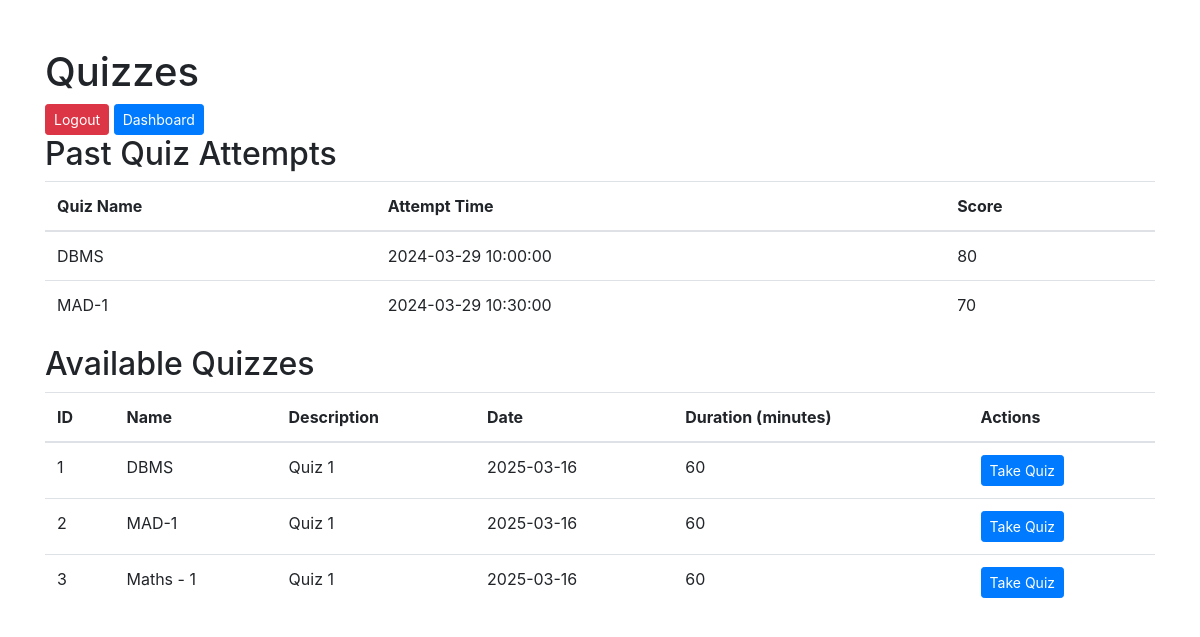
The page /user/quizzes (signed in) on the database as committed earlier.
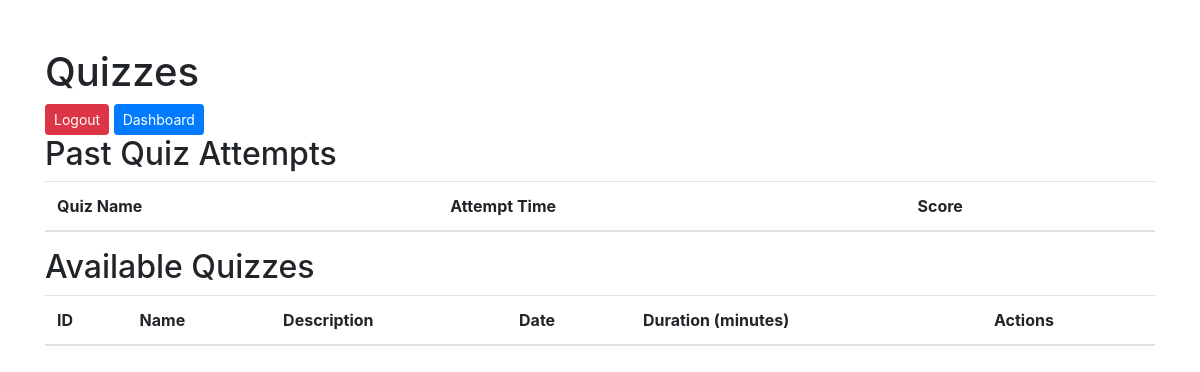
The same page on the database as committed later.
### tables this page shows
CREATE TABLE scores (
    id INTEGER PRIMARY KEY AUTOINCREMENT,
    quiz_id INTEGER,
    user_id INTEGER,
    time_stamp_of_attempt TEXT,
    total_scored INTEGER,
    FOREIGN KEY (quiz_id) REFERENCES quiz (id),
    FOREIGN KEY (user_id) REFERENCES user (id)
);

CREATE TABLE quiz (
    id INTEGER PRIMARY KEY AUTOINCREMENT,
    name TEXT NOT NULL,
    description TEXT,
    date TEXT,
    duration INTEGER -- Duration in minutes
);

### app.py (the view)
@app.route('/user/quizzes')
def user_quizzes():
    if 'user_id' not in session:
        flash('Please log in to view quizzes.', 'error')
        return redirect(url_for('login_form'))
    user_id = session['user_id']
    conn = get_db()
    cursor = conn.cursor()
    cursor.execute("""
        SELECT quiz.name, scores.time_stamp_of_attempt, scores.total_scored
        FROM scores
        JOIN quiz ON scores.quiz_id = quiz.id
        WHERE scores.user_id = ?
    """, (user_id,))
    past_attempts = cursor.fetchall()
    cursor.execute("SELECT id, name, description, date, duration FROM quiz")
    quizzes = cursor.fetchall()
    conn.close()
    return render_template('user_quizzes.html', quizzes=quizzes, past_attempts=past_attempts)

### app.py (called while the page is built)
def get_db():
    conn = sqlite3.connect(DATABASE)
    conn.row_factory = sqlite3.Row
    return conn

### templates/user_quizzes.html (shortened to what this page needs)
<!DOCTYPE html>
<html>
<head>
    <link rel="stylesheet" href="https://stackpath.bootstrapcdn.com/bootstrap/4.5.2/css/bootstrap.min.css">
</head>
<body>
    <div class="container mt-5">
        <h1>Quizzes</h1>
        <a href="{{ url_for('logout') }}" class="btn btn-sm btn-danger">Logout</a>
        <a href="{{ url_for('user_dashboard') }}" class="btn btn-sm btn-primary">Dashboard</a>
        <h2>Past Quiz Attempts</h2>
        <table class="table">
            <thead>
                <tr>
                    <th>Quiz Name</th>
                    <th>Attempt Time</th>
                    <th>Score</th>
                </tr>
            </thead>
            <tbody>
                {% for attempt in past_attempts %}
                <tr>
                    <td>{{ attempt['name'] }}</td>
                    <td>{{ attempt['time_stamp_of_attempt'] }}</td>
                    <td>{{ attempt['total_scored'] }}</td>
                </tr>
                {% endfor %}
            </tbody>
        </table>
        <h2>Available Quizzes</h2>
        <table class="table">
            <thead>
                <tr>
                    <th>ID</th>
                    <th>Name</th>
                    <th>Description</th>
                    <th>Date</th>
                    <th>Duration (minutes)</th>
                    <th>Actions</th>
                </tr>
            </thead>
            <tbody>
                {% for quiz in quizzes %}
                <tr>
                    <td>{{ quiz['id'] }}</td>
                    <td>{{ quiz['name'] }}</td>
                    <td>{{ quiz['description'] }}</td>
                    <td>{{ quiz['date'] }}</td>
                    <td>{{ quiz['duration'] }}</td>
                    <td>
                        <a href="{{ url_for('take_quiz', id=quiz['id']) }}" class="btn btn-sm btn-primary">Take Quiz</a>
                    </td>
                </tr>
                {% endfor %}
            </tbody>
        </table>
    </div>
</body>
</html>

Rows that differ between the two databases and show on the page:
no longer on this page (row unchanged): scores: name "DBMS", time_stamp_of_attempt "2024-03-29 10:00:00", total_scored "80"
no longer on this page (row unchanged): scores: name "MAD-1", time_stamp_of_attempt "2024-03-29 10:30:00", total_scored "70"
removed quiz: id "1", name "DBMS", description "Quiz 1", date "2025-03-16", duration "60"
removed quiz: id "2", name "MAD-1", description "Quiz 1", date "2025-03-16", duration "60"
removed quiz: id "3", name "Maths - 1", description "Quiz 1", date "2025-03-16", duration "60"
